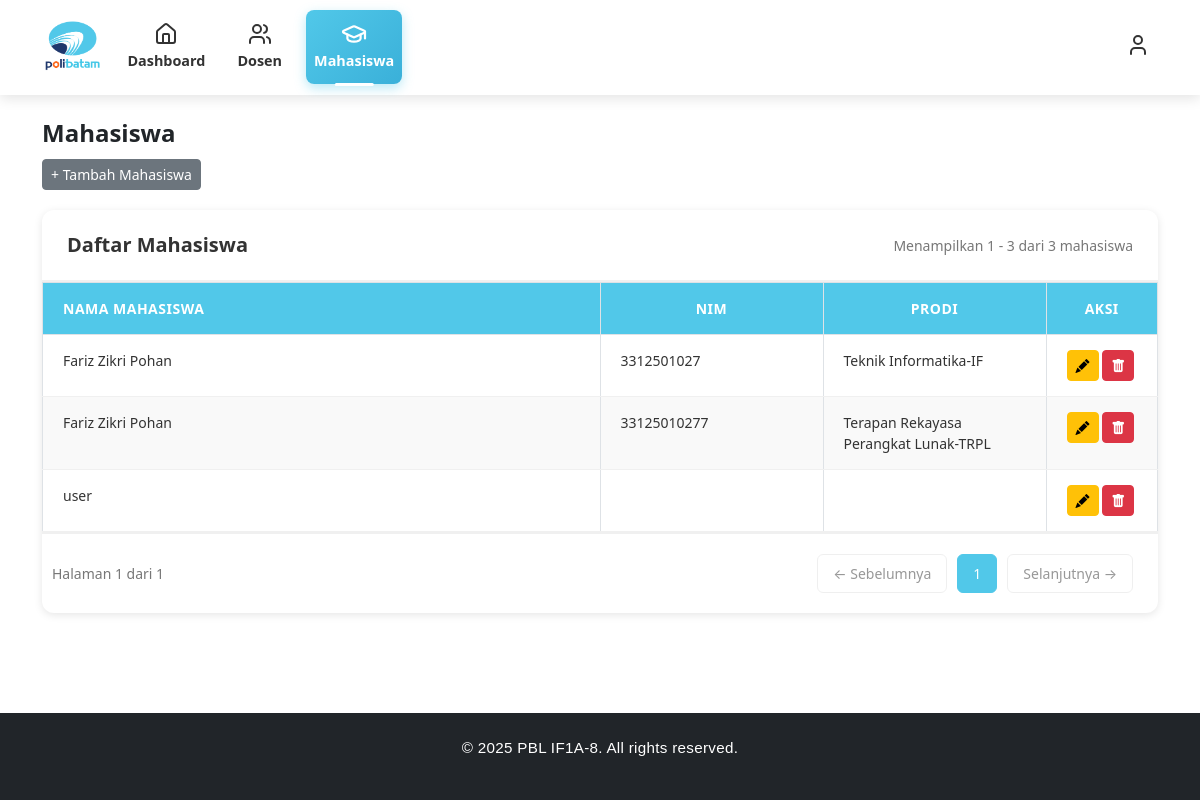
/views/superadmin/mahasiswa.php (signed in), run on the app's committed database.
### tables this page shows
CREATE TABLE `mahasiswa` (
  `mahasiswa_id` int NOT NULL,
  `nim` varchar(20) NOT NULL,
  `nama_lengkap` varchar(100) NOT NULL,
  `username` varchar(50) NOT NULL,
  `password` varchar(255) NOT NULL,
  `jurusan_id` int DEFAULT NULL,
  `prodi_id` int DEFAULT NULL,
  `kelas` varchar(50) NOT NULL,
  `email` varchar(100) DEFAULT NULL,
  `alamat` text,
  `created_at` timestamp NULL DEFAULT CURRENT_TIMESTAMP
);

CREATE TABLE `prodi` (
  `prodi_id` int NOT NULL,
  `nama_prodi` varchar(100) NOT NULL,
  `jurusan_id` int NOT NULL
);

### app/models/mahasiswa_model.php (called while the page is built, shortened)
<?php
class MahasiswaModel
{
    private $db;
    public function __construct()
    {
        $this->db = new mysqli('localhost', 'root', '', 'db_pbl8');
    }
    public function getAll()
    {
        $query = "SELECT
                    m.mahasiswa_id,
                    m.nim,
                    m.nama_lengkap,
                    m.kelas,
                    m.email,
                    m.alamat,
                    m.jurusan_id,
                    m.prodi_id,
                    j.nama_jurusan AS jurusan,
                    p.nama_prodi AS prodi,
                    m.created_at
                  FROM mahasiswa m
                  LEFT JOIN jurusan j ON m.jurusan_id = j.jurusan_id
                  LEFT JOIN prodi p ON m.prodi_id = p.prodi_id
                  ORDER BY m.nama_lengkap ASC";
        $result = $this->db->query($query);
        $data = [];
        while ($row = $result->fetch_assoc()) {
            $data[] = $row;
        }
        return $data;
    }
}
?>

### app/controllers/superadmin/mahasiswa_controller.php (called while the page is built, shortened)
<?php
require_once __DIR__ . '/../../models/mahasiswa_model.php';
class MahasiswaControllerSuperadmin {
    private $model;
    public function __construct() {
        global $db;
        $this->model = new MahasiswaModel($db);
    }
    public function index() { return $this->model->getAll(); }
}
?>

### views/superadmin/mahasiswa.php (the view, shortened to what this page needs)
<?php
require_once __DIR__ . '/../../app/controllers/superadmin/mahasiswa_controller.php';
$mahasiswaController = new MahasiswaControllerSuperadmin();
$itemsPerPage = 10;
$currentPage = isset($_GET['page']) ? max(1, intval($_GET['page'])) : 1;
$offset = ($currentPage - 1) * $itemsPerPage;
$allMahasiswa = $mahasiswaController->index();
$totalData = count($allMahasiswa);
$totalPages = ceil($totalData / $itemsPerPage);
$mahasiswaList = array_slice($allMahasiswa, $offset, $itemsPerPage);
$startData = $totalData > 0 ? $offset + 1 : 0;
$endData = min($offset + $itemsPerPage, $totalData);
?>
<!DOCTYPE html>
<html lang="id">
<head>
    <link href="https://cdn.jsdelivr.net/npm/bootstrap@5.3.3/dist/css/bootstrap.min.css" rel="stylesheet">
    <link href="https://cdn.jsdelivr.net/npm/bootstrap-icons@1.11.3/font/bootstrap-icons.css" rel="stylesheet">
</head>
<body class="mahasiswa-page">
    <?php include("header.php"); ?>
    <main class="container my-4">
        <div class="mb-3">
            <h4 class="fw-bold mb-1">Mahasiswa</h4>
            <button class="btn btn-secondary btn-sm mt-2" data-bs-toggle="modal" data-bs-target="#modalTambahMahasiswa">
                + Tambah Mahasiswa
            </button>
        </div>
        <?php if (empty($allMahasiswa)): ?>
            <div class="empty-state">
                <i class="bi bi-inbox"></i>
                <h5>Belum Ada Data Mahasiswa</h5>
                <p>Silakan tambahkan mahasiswa pertama Anda</p>
            </div>
        <?php else: ?>
            <div class="table-section">
                <div class="table-header">
                    <div class="table-title">Daftar Mahasiswa</div>
                    <div class="entries-info">
                        Menampilkan <?= $startData; ?> - <?= $endData; ?> dari <?= $totalData; ?> mahasiswa
                    </div>
                </div>
                <div class="table-wrapper">
                    <table class="table table-bordered">
                        <thead>
                            <tr>
                                <th>Nama Mahasiswa</th>
                                <th>NIM</th>
                                <th>Prodi</th>
                                <th>Aksi</th>
                            </tr>
                        </thead>
                        <tbody id="mahasiswaTableBody">
                            <?php foreach ($mahasiswaList as $mahasiswa): ?>
                                <tr data-id="<?= $mahasiswa['mahasiswa_id'] ?>">
                                    <td class="col-nama"><?= htmlspecialchars($mahasiswa['nama_lengkap']) ?></td>
                                    <td class="col-nim"><?= htmlspecialchars($mahasiswa['nim']) ?></td>
                                    <td class="col-prodi"><?= htmlspecialchars($mahasiswa['prodi']) ?></td>
                                    <td class="col-aksi">
                                        <button class="btn btn-warning btn-sm edit-btn"
                                            data-id="<?= $mahasiswa['mahasiswa_id'] ?>" data-bs-toggle="modal"
                                            data-bs-target="#modalEditMahasiswa"><i class="bi bi-pencil-fill"></i></button>
                                        <button class="btn btn-danger btn-sm delete-btn"
                                            data-id="<?= $mahasiswa['mahasiswa_id'] ?>"
                                            data-nama="<?= htmlspecialchars($mahasiswa['nama_lengkap']) ?>"><i
                                                class="bi bi-trash-fill"></i></button>
                                    </td>
                                </tr>
                            <?php endforeach; ?>
                        </tbody>
                    </table>
                </div>
                <?php if ($totalData > 0): ?>
                    <div class="pagination">
                        <div class="page-info">
                            Halaman <?= $currentPage; ?> dari <?= $totalPages; ?>
                        </div>
                        <div class="page-buttons">
                            <?php if ($currentPage > 1): ?>
                                <a href="?page=<?= $currentPage - 1; ?>" class="page-btn">← Sebelumnya</a>
                            <?php else: ?>
                                <button class="page-btn" disabled>← Sebelumnya</button>
                            <?php endif; ?>
                            <?php
                            $range = 2;
                            $start = max(1, $currentPage - $range);
                            $end = min($totalPages, $currentPage + $range);
                            for ($i = $start; $i <= $end; $i++) {
                                $active = ($i == $currentPage) ? 'active' : '';
                                echo '<a href="?page=' . $i . '" class="page-btn ' . $active . '">' . $i . '</a>';
                            }
                            ?>
                            <?php if ($currentPage < $totalPages): ?>
                                <a href="?page=<?= $currentPage + 1; ?>" class="page-btn">Selanjutnya →</a>
                            <?php else: ?>
                                <button class="page-btn" disabled>Selanjutnya →</button>
                            <?php endif; ?>
                        </div>
                    </div>
                <?php endif; ?>
            </div>
        <?php endif; ?>
    </main>
    <?php include("footer.php"); ?>
</body>
</html>

### views/superadmin/mahasiswa.php (style rules this page uses)
.table-section { background: white; border-radius: 12px; box-shadow: 0 2px 8px rgba(0, 0, 0, 0.1); overflow: hidden; margin-top: 20px; }
.table-header { padding: 20px 25px; border-bottom: 2px solid #f0f0f0; display: flex; justify-content: space-between; align-items: center; }
.table-title { font-size: 20px; font-weight: 600; color: #333; }
.entries-info { font-size: 14px; color: #777; }
.table-wrapper { overflow-x: auto; }
table.table { margin-bottom: 0; width: 100%; border-collapse: collapse; }
table.table thead th { background-color: #51c8e9 !important; color: white !important; text-align: center !important; padding: 15px 20px; font-weight: 600; font-size: 14px; text-transform: uppercase; letter-spacing: 0.5px; }
table.table thead th:first-child { text-align: left !important; }
table.table thead th:nth-child(1) { width: 50%; }
table.table thead th:nth-child(2) { width: 20%; }
table.table thead th:nth-child(3) { width: 20%; }
table.table thead th:nth-child(4) { width: 10%; }
table.table tbody td { padding: 15px 20px; border-bottom: 1px solid #f0f0f0; color: #333; font-size: 14px; }
table.table tbody tr { transition: background 0.2s; }
table.table tbody tr:nth-child(odd) td { background-color: #ffffff !important; }
table.table tbody tr:nth-child(even) td { background-color: #f9f9f9 !important; }
table.table tbody td:first-child { text-align: left !important; }
.pagination { padding: 20px 25px; display: flex; justify-content: space-between; align-items: center; border-top: 2px solid #f0f0f0; }
.page-info { font-size: 14px; color: #777; margin-left: 10px; }
.page-buttons { display: flex; gap: 10px; }
.page-btn { padding: 8px 15px; border: 1px solid #e0e0e0; background: white; border-radius: 6px; cursor: pointer; font-size: 14px; transition: all 0.3s; text-decoration: none; color: #333; }
.page-btn:disabled { opacity: 0.5; cursor: not-allowed; }
.page-btn.active { background: #51c8e9; color: white; border-color: #51c8e9; }
main.container { margin-bottom: 100px; }
main.container { margin-bottom: 80px; }
.table-section { margin-bottom: 30px; }
main.container { margin-bottom: 120px; }
.table-section { margin-bottom: 50px; }

### data on the page
mahasiswa: nama_lengkap "Fariz Zikri Pohan", nim "3312501027", prodi.nama_prodi "Teknik Informatika-IF"
mahasiswa: nama_lengkap "Fariz Zikri Pohan", nim "33125010277", prodi.nama_prodi "Terapan Rekayasa Perangkat Lunak-TRPL"
mahasiswa: nama_lengkap "user"

### other printed values
$startData "1"
$endData "3"
$totalData "3"
$currentPage "1"
$totalPages "1"
